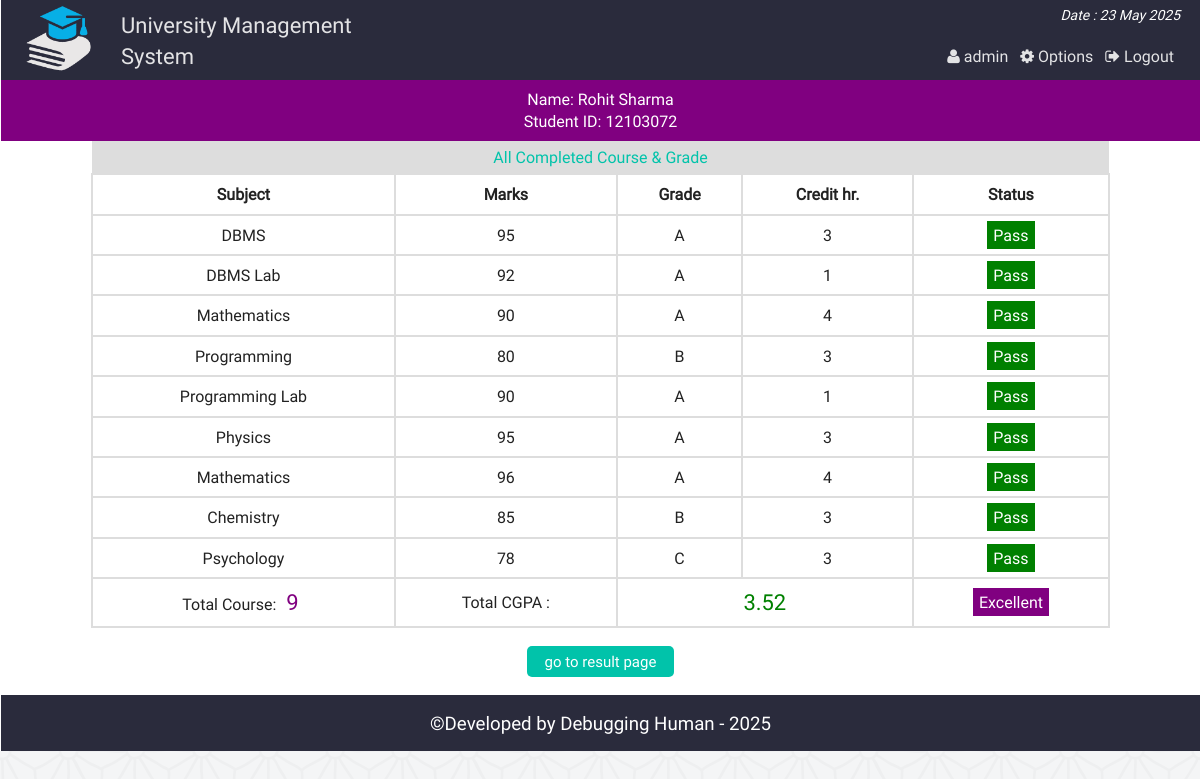
Page /view_cgpa.php?vr=12103072&vn=Rohit Sharma (signed in) on the committed database.
### tables this page shows
CREATE TABLE `result` (
  `id` int(11) NOT NULL,
  `st_id` int(11) NOT NULL,
  `marks` int(5) NOT NULL,
  `sub` varchar(50) NOT NULL,
  `semester` varchar(20) NOT NULL
);

### php/functions.php (called while the page is built, shortened)
<?php
class login_registration_class{
	public function view_cgpa($stid){
		global $conn;
		$sql = "select * from result where st_id='$stid'";
		$result = $conn->query($sql);
		return $result;
	}
};
?>

### view_cgpa.php (the view, shortened to what this page needs)
<?php
	require "php/config.php";
	require_once "php/functions.php";
	$user = new login_registration_class();
	if(isset($_REQUEST['vr'])){
		$stid = $_REQUEST['vr'];
		$name = $_REQUEST['vn'];
	}
?>
<?php
include "php/headertop_admin.php";
?>
<div class="all_student fix">
		<?php
		function credit_hour($x){
			if($x=="DBMS") return 3;
			elseif($x == "DBMS Lab") return 1;
			elseif($x == "Mathematics") return 4;
			elseif($x == "Programming") return 3;
			elseif($x == "Programming Lab") return 1;
			elseif($x == "English") return 4;
			elseif($x == "Physics") return 3;
			elseif($x == "Chemistry") return 3;
			elseif($x == "Psychology") return 3;
		}
		function grade_point($gd){
			if($gd<60) return 0;
			elseif($gd>=60 && $gd<70) return 1;
			elseif($gd>=70 && $gd<80) return 2;
			elseif($gd>=80 && $gd<90) return 3;
			elseif($gd>=90 && $gd<=100) return 4;
		}
		?>
		<div>
	<p style="text-align:center;color:#fff;background:purple;margin:0;padding:8px;"><?php echo "Name: ".$name."<br>Student ID: " . $stid; ?></p>
	</div>
	<p style='text-align:center;background:#ddd;color:#01C3AA;padding:5px;width:84%;margin:0 auto'>All Completed Course & Grade</p>
	<?php
			$i=0;
			$ch = 0;
			$gp = 0;
				$get_result = $user->view_cgpa($stid);
				if($get_result && ($get_result->num_rows)>0){
			?>
				<table class="tab_two" style="text-align:center;width:85%;margin:0 auto">
					<th>Subject</th>
					<th>Marks</th>
					<th>Grade</th>
					<th>Credit hr.</th>
					<th>Status</th>
		<?php
				while($rows = $get_result->fetch_assoc()){
				$i++;
				$ch = $ch + credit_hour($rows['sub']);
		?>
			<tr>
				<td><?php echo $rows['sub']; ?></td>
				<td><?php echo $rows['marks']; ?></td>
				<td>
				<?php
					$mark = $rows['marks'];
					if($mark<60){echo "F";}
					elseif($mark>=60 && $mark<70){echo "D";}
					elseif($mark>=70 && $mark<80){echo "C";}
					elseif($mark>=80 && $mark<90){echo "B";}
					elseif($mark>=90 && $mark<=100){echo "A";}
					$gp = $gp + (credit_hour($rows['sub']) * grade_point($rows['marks']));
				?>
				</td>
				<td><?php echo credit_hour($rows['sub']); ?></td>
				<td>
				<?php
					$stat = $rows['marks'];
					if($stat<60){
						echo "<span style='background:red;padding:3px 11px;color:#fff;'>Fail</span>";
					}elseif($stat>=60 && $stat<70){
						echo "<span style='background:yellow'>Retake</span>";
					}else{
						echo "<span style='background:green;padding:3px 6px;color:#fff;'>Pass</span>";
					}
				?>
				</td>
			</tr>
			<?php } ?>
			<tr>
			<td><?php echo "Total Course: <span style='color:#800080;padding:3px 6px;font-size:22px'>".$i."</span>"; ?></td>
				<td colspan="1">Total CGPA : </td>
				<td colspan="2">
				<?php
				$sg = $gp/$ch;
				echo "<span style='color:green;padding:3px 6px;font-size:22px'>" . round($sg,2) . "</span>"; ?>
				</td>
				<td>
					<?php
						if($sg>=3.5){
							echo "<span style='background:purple;padding:3px 6px;color:#fff;'>Excellent";
						}elseif($sg>=3.0 && $sg<3.5){
							echo "<span style='background:green;padding:3px 6px;color:#fff;'>Good";
						}elseif($sg>=2.5 && $sg<3.0){
							echo "<span style='background:gray;padding:3px 6px;color:#fff;'>Average";
						}else{
							echo "<span style='background:red;padding:3px 6px;color:#fff;'>Probation";
						}
					?>
				</td>
			</tr>
		</table>
		<?php
			}
			else{
				echo  "<p style='color:red;text-align:center'>Nothing Found</p>";
				}
		?>
		<div class="back fix">
			<p style="text-align:center"><a href="view_result.php?vr=<?php echo $stid?>&vn=<?php echo $name?>"><button class="editbtn">go to result page</button></a></p>
		</div>
</div>
<?php include "php/footerbottom.php";?>

### css/main.css (style rules this page uses)
html { color: #222; font-size: 1em; line-height: 1.4; }
a { text-decoration:none; }
.fix { overflow:hidden; }
body { font-family:roboto !important; background:url(../img/ptrn.png) repeat fixed; }
.st_reg th, td { padding: 8px; }
.editbtn { background-color: #01C3AA; border: none; border-radius:5px; color: white; padding: 5px 18px; text-align: center; text-decoration: none; display: inline-block; font-size: 15px; margin: 2px 1px; cursor: pointer; }
.all_student { min-height:450px; }
table.att_tab tr,td,th { border:2px solid #ddd; border-collapse:collapse; padding:8px; }

### rows in the picture
result: sub "DBMS", marks "95", shows "A", sub "3", shows "Pass"
result: sub "DBMS Lab", marks "92", shows "A", sub "1", shows "Pass"
result: sub "Mathematics", marks "90", shows "A", sub "4", shows "Pass"
result: sub "Programming", marks "80", shows "B", sub "3", shows "Pass"
result: sub "Programming Lab", marks "90", shows "A", sub "1", shows "Pass"
result: sub "Physics", marks "95", shows "A", sub "3", shows "Pass"
result: sub "Mathematics", marks "96", shows "A", sub "4", shows "Pass"
result: sub "Chemistry", marks "85", shows "B", sub "3", shows "Pass"
result: sub "Psychology", marks "78", shows "C", sub "3", shows "Pass"

### other values in the picture
$admin_name "admin"
$name "Rohit Sharma"
$stid "12103072"
$i "9"
$sg "3.52"
